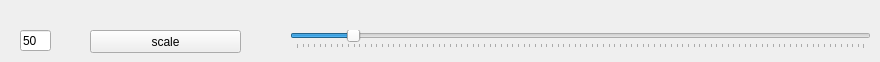
     <widget class="QWidget" name="tab_25">
      <attribute name="title">
       <string>1:1 scale</string>
      </attribute>
      <widget class="QSlider" name="hSlider_uniform">
       <property name="geometry">
        <rect>
         <x>290</x>
         <y>30</y>
         <width>581</width>
         <height>19</height>
        </rect>
       </property>
       <property name="focusPolicy">
        <enum>Qt::TabFocus</enum>
       </property>
       <property name="accessibleDescription">
        <string/>
       </property>
       <property name="minimum">
        <number>1</number>
       </property>
       <property name="maximum">
        <number>1000</number>
       </property>
       <property name="pageStep">
        <number>10</number>
       </property>
       <property name="value">
        <number>100</number>
       </property>
       <property name="sliderPosition">
        <number>100</number>
       </property>
       <property name="orientation">
        <enum>Qt::Horizontal</enum>
       </property>
       <property name="tickPosition">
        <enum>QSlider::TicksBelow</enum>
       </property>
       <property name="tickInterval">
        <number>10</number>
       </property>
      </widget>
      <widget class="QPushButton" name="uniformButton">
       <property name="geometry">
        <rect>
         <x>90</x>
         <y>30</y>
         <width>151</width>
         <height>23</height>
        </rect>
       </property>
       <property name="text">
        <string>scale</string>
       </property>
      </widget>
      <widget class="QLineEdit" name="uniformBox">
       <property name="geometry">
        <rect>
         <x>20</x>
         <y>30</y>
         <width>31</width>
         <height>21</height>
        </rect>
       </property>
       <property name="text">
        <string>50</string>
       </property>
      </widget>
     </widget>
